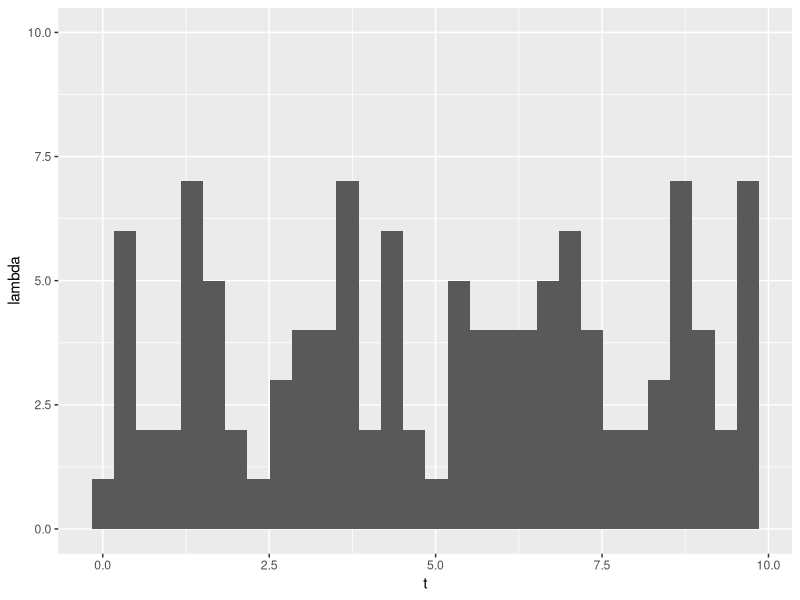
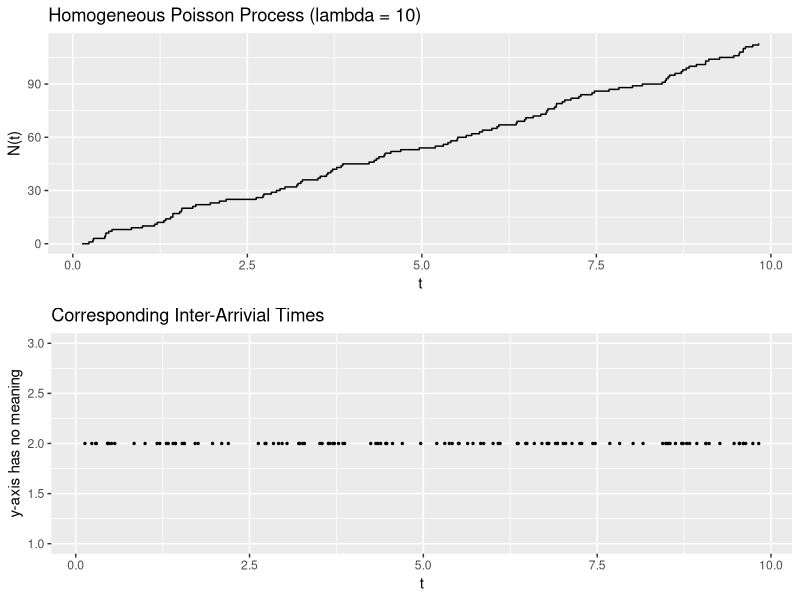

Reproduce these figures in R, in order.
## ---- chunk 1
library(tidyverse)
library(ggplot2)
## ---- chunk 2
set.seed(1) # for reproducibility

t_max <- 10 
t <- 0 

lmbda <- 10

X <- numeric(0) # vector of t

while(t <= t_max){
  u       <- runif(1)
  t       <-  t - log(u)/lmbda                # t ~ exp(1/lambda)
  if(t < t_max) {
    X <- c(X,t)                               # update index 
  }
}
## ---- chunk 3
length(X)
## ---- chunk 4
df_HPP = tibble(
  x = X, 
  y = 0:(length(X) - 1)
)

p_HPP <- ggplot(data=df_HPP, mapping=aes(x=x, y=y)) +
  geom_step() + 
  labs(title = "Homogeneous Poisson Process (lambda = 10)", 
       x = "t", 
       y = "N(t)")
#p_HPP
## ---- chunk 5
# Plot time plot
df_HPP <- df_HPP %>% add_column(
  t_fix = rep(2, length(df_HPP$x))
) 

p_HPP_time <- ggplot(data=df_HPP, mapping=aes(x=x, y=t_fix)) +
  geom_point(size=0.5) + 
  ylim(c(1,3)) +
  labs(title = "Corresponding Inter-Arrivial Times", 
       x = "t", 
       y = "y-axis has no meaning") 
#p_HPP_time
## ---- chunk 6
p_HPP_hist <- ggplot(data=df_HPP, mapping=aes(x=x)) + 
  geom_histogram() + 
  ylim(0, 10) +
  labs(x = "t", 
       y = "lambda")
p_HPP_hist 
## ---- chunk 7
require(gridExtra)
grid.arrange(p_HPP, p_HPP_time)
